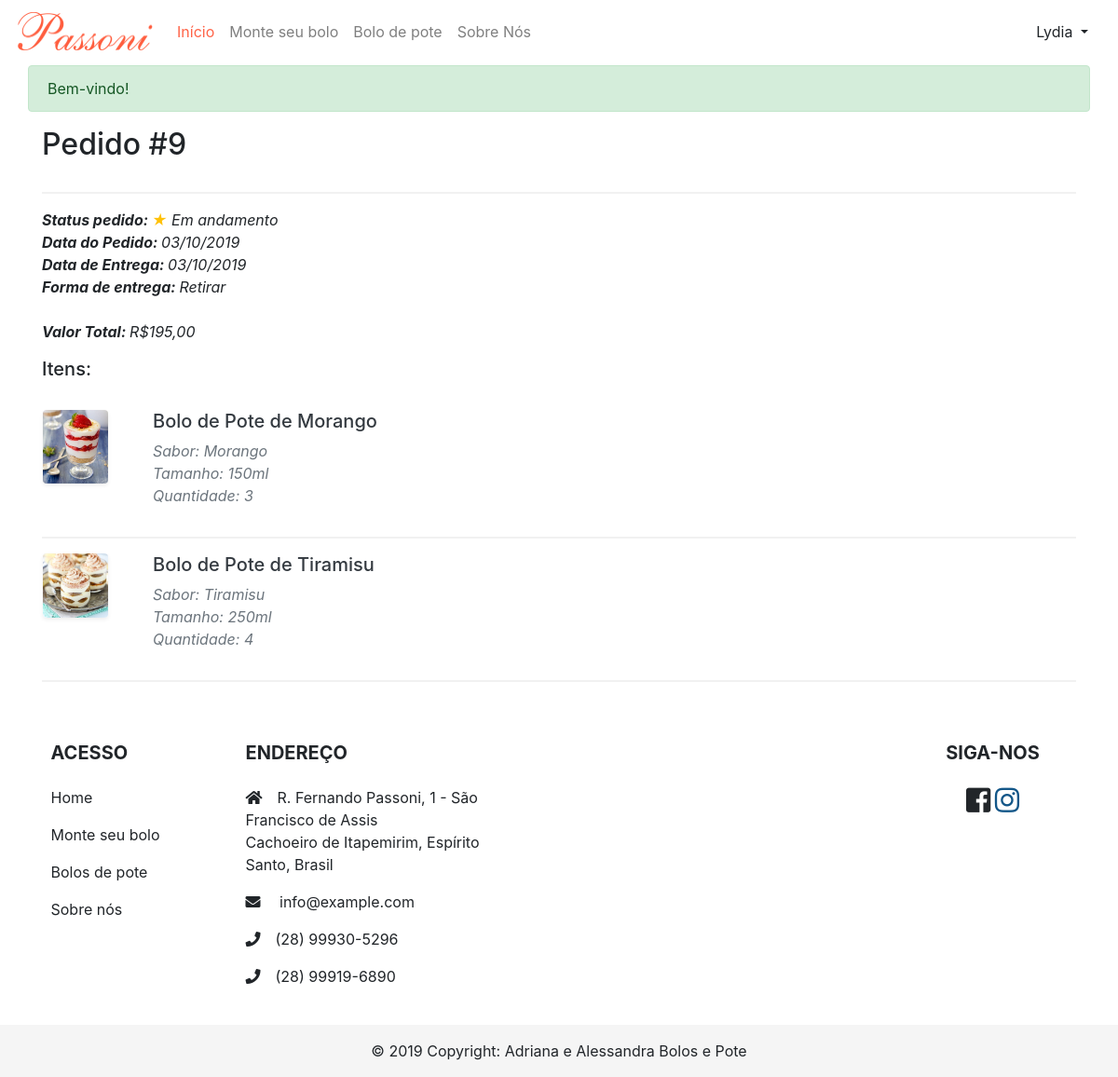
The page /visualizarBoloDePote/index/9 (signed in) on the database its author committed.
### tables this page shows
CREATE TABLE `pedido` (
  `idPedido` int(11) NOT NULL,
  `idCliente` int(11) NOT NULL,
  `status` enum('Recusado','Em andamento','Em entrega','Entregue') DEFAULT 'Em andamento',
  `prontaEntrega` tinyint(1) DEFAULT NULL,
  `precoTotal` float NOT NULL,
  `dataPedido` date NOT NULL,
  `dataEntrega` date NOT NULL,
  `formaEntrega` enum('Retirar','Delivery') NOT NULL DEFAULT 'Retirar',
  `formaPagamento` enum('Dinheiro','Cartão') NOT NULL,
  `idEndereco` int(11) NOT NULL,
  `statusPagamento` enum('Aguardando Pagamento','Pagamento Efetuado') NOT NULL DEFAULT 'Aguardando Pagamento',
  `observacao` varchar(500) DEFAULT NULL
);

CREATE TABLE `pedido_bolodepote` (
  `idPedido` int(11) NOT NULL,
  `idBoloDePote` int(11) NOT NULL,
  `quantidade` int(11) NOT NULL
);

CREATE TABLE `bolodepote` (
  `idBoloDePote` int(11) NOT NULL,
  `sabor` enum('Morango','Limão','Coco','Tiramisu') NOT NULL,
  `tamanho` enum('150ml','250ml') NOT NULL,
  `preco` float NOT NULL,
  `imagem` varchar(60) DEFAULT NULL,
  `descricao` varchar(200) NOT NULL
);

### app/site/controllers/Visualizarbolodepote.php (called while the page is built, shortened)
<?php
class VisualizarBoloDePote{
	private $dados;
    public function index($idPedido){
        $this->idPedido = $idPedido;
        $visualizar_pedido = new \Site\models\Pedido();
        $this->dados['pedido'] = $visualizar_pedido->visualizar($this->idPedido);
        $carregarView = new \Config\ConfigView("visualizarBoloDePote/index", $this->dados);
        $carregarView->renderizar();
    }
}

### index.php (called while the page is built, shortened)
<?php
    $url = new Home();
    $url->carregar();

### app/site/models/helper/ModelsRead.php (called while the page is built, shortened)
<?php
class ModelsRead extends ModelsConn {
    private $select;
    private $values;
    private $result;
    private $query;
    public function exeReadEspecifico($query, $parseString = null) {
        if (!empty($parseString)) {
            parse_str($parseString, $this->values);
        }
        $this->select = (string) $query;
        $this->executarInstrucao();
    }
    private function conexao(){
        $this->conn = parent::getConn();
        $this->query = $this->conn->prepare($this->select);
        $this->query->setFetchMode(PDO::FETCH_ASSOC);
    }
    private function getInstrucao(){
        if ($this->values) {
            foreach ($this->values as $link => $valor) {
                if ($link == 'limit' || $link == 'offset') {
                    $valor = (int)$valor;
                }
                $this->query->bindValue(":{$link}", $valor, (is_int($valor) ? PDO::PARAM_INT : PDO::PARAM_STR));
            }
        }
    }
    private function executarInstrucao(){
        $this->conexao();
        try{
            $this->query->execute();
            $this->result = $this->query->fetchAll();
        }catch (PDOException $e){
            $this->result = null;
            $this->msg =  "<strong>Erro ao Ler dados:</strong> {$e->getMessage()}";
        }
    }
    public function getResult(){
        return $this->result;
    }
}

### app/site/models/helper/ModelsConn.php (called while the page is built, shortened)
<?php
class ModelsConn{
    public static $host = HOST;
    public static $dbname = DBNAME;
    public static $user = USER;
    public static $pass = PASS;
    public static $conexao = null;
    private static function conectar(){
        try{
            if (self::$conexao == null) {
                self::$conexao = new PDO('mysql:host=' . self::$host . ';dbname=' . self::$dbname
                    .";charset=utf8", self::$user, self::$pass);
            }
        }catch (PDOException $e) {
            echo $e->getMessage();
            die;
        }
        self::$conexao->setAttribute(PDO::ATTR_ERRMODE, PDO::ERRMODE_EXCEPTION);
        return self::$conexao;
    }
    public function getConn(){
        return self::conectar();
    }
}

### app/site/models/Pedido.php (called while the page is built, shortened)
<?php
class Pedido{
	private $tabela = "pedido";
	public function visualizar($idPedido){
        $this->idPedido = $idPedido;
        $verPedido = new \Site\models\helper\ModelsRead();
		$verPedido->exeReadEspecifico("SELECT p.idPedido, u.nome, u.sobrenome, p.precoTotal, p.status,
            p.dataPedido, p.dataEntrega, p.formaEntrega, p.formaPagamento, p.statusPagamento, p.observacao, e.logradouro, e.bairro, e.numero, e.cep
            FROM {$this->tabela} p, usuarios AS u, endereco AS e
            WHERE p.idCliente = u.idUsuario AND p.idPedido = {$this->idPedido}
            AND p.idEndereco = e.idEndereco AND p.idCliente = u.idUsuario
            ORDER BY p.idPedido ASC");
		$this->result['pedido'] = $verPedido->getResult();
        $verBolosPedido = new \Site\models\helper\ModelsRead();
        $verBolosPedido->exeReadEspecifico("SELECT b.sabor, b.tamanho, b.imagem, b.preco,
            pb.idBoloDePote, pb.quantidade, pb.idPedido
            FROM {$this->tabela} p, bolodepote b, pedido_bolodepote pb
            WHERE p.idPedido = pb.idPedido AND pb.idBoloDePote = b.idBoloDePote
            AND p.idPedido = {$this->idPedido}
            ORDER BY p.idPedido ASC");
        $this->result['bolos'] = $verBolosPedido->getResult();
		return $this->result;
	}
}

### app/site/views/visualizarBoloDePote/index.php (the view, shortened to what this page needs)
<div class="container">
  <?php
    if(isset($this->dados['pedido'])){
      extract($this->dados['pedido']['pedido'][0]);
    }
  ?>
  <div class="row">
      <div class="col-md-8">
          <h2 class="mb-3">Pedido #<?=$idPedido?></h2>
      </div>
  </div>
  <hr>
  <div>
      <p class="font-italic">
      <strong>Status pedido: </strong> <span class="
                <?php
                  if($status == "Finalizado"){
                    echo "text-success";
                  }
                  elseif($status == "Recusado"){
                    echo "text-danger";
                  }
                  else{
                    echo "text-warning";
                  }?>
                ">&#x2605;</span> <?=$status;?>
      <br><strong>Data do Pedido: </strong><?=date("d/m/Y", strtotime($dataPedido));?>
      <br><strong>Data de Entrega: </strong><?=date("d/m/Y", strtotime($dataEntrega));?>
      <br><strong>Forma de entrega: </strong> <?=$formaEntrega;?>
      <br><br><strong>Valor Total: </strong> R$<?=$precoTotal;?>,00</p>
      <h5>Itens:</h5><br>
        <div>
            <?php
              foreach ($this->dados['pedido']['bolos'] as $bolo) {
                extract($bolo);
                ?>
                <div class="row" style="padding-left:1em; max-width: 100%;">
                  <div class="mr-5">
                    <img src="/projetoPassoni/assets/img/bolos/bolosdepote/<?=$idBoloDePote;?>/<?=$imagem;?>" alt="" width="70" class="img-fluid rounded shadow-sm">
                  </div>
                  <div class="">
                    <h5>
                      <a href="#" class="text-dark ">Bolo de Pote de <?=$sabor;?></a>
                    </h5>
                    <p class="text-muted font-weight-normal font-italic">
                      Sabor: <?=$sabor;?>
                      <br>Tamanho: <?=$tamanho;?>
                      <br>Quantidade: <?=$quantidade;?>
                      </p>
                  </div>
                </div>
                <hr>
          <?php
            }
          ?>
        </div>
     </div>
  </div>

### rows shown on the page
pedido: idPedido "9", status "Em andamento", dataPedido "03/10/2019", dataEntrega "03/10/2019", formaEntrega "Retirar", precoTotal "195"
pedido_bolodepote: idBoloDePote.imagem (picture), idBoloDePote.sabor "Morango", idBoloDePote.tamanho "150ml", quantidade "3"
pedido_bolodepote: idBoloDePote.imagem (picture), idBoloDePote.sabor "Tiramisu", idBoloDePote.tamanho "250ml", quantidade "4"

### other values the page prints
$_SESSION['user'] "Lydia"
$_SESSION['msg'] "Bem-vindo!"
